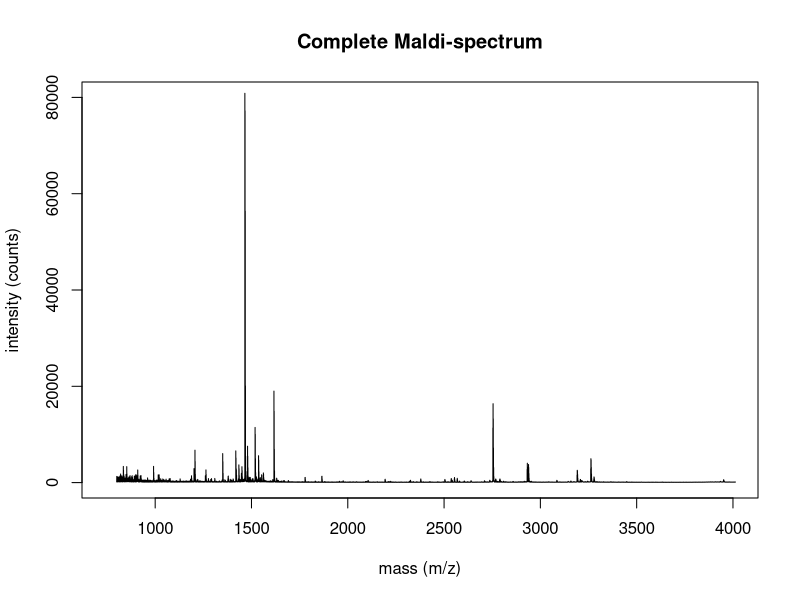
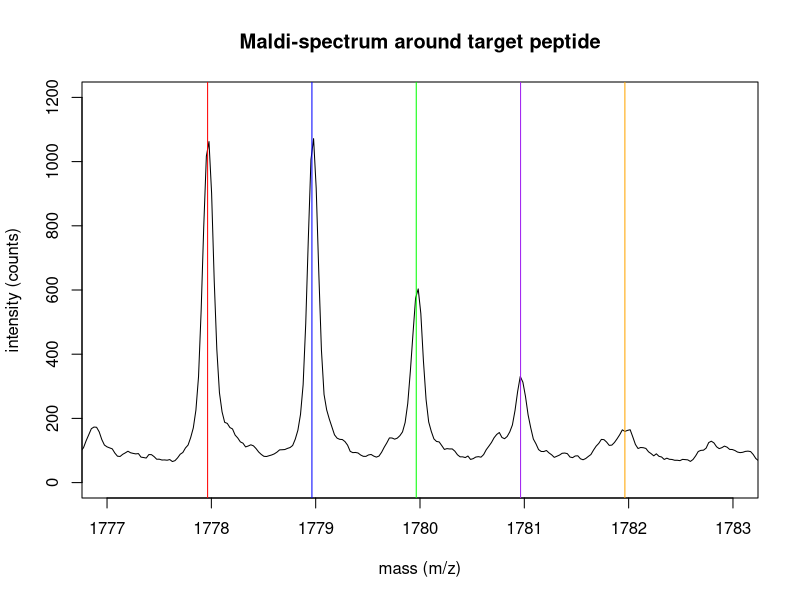
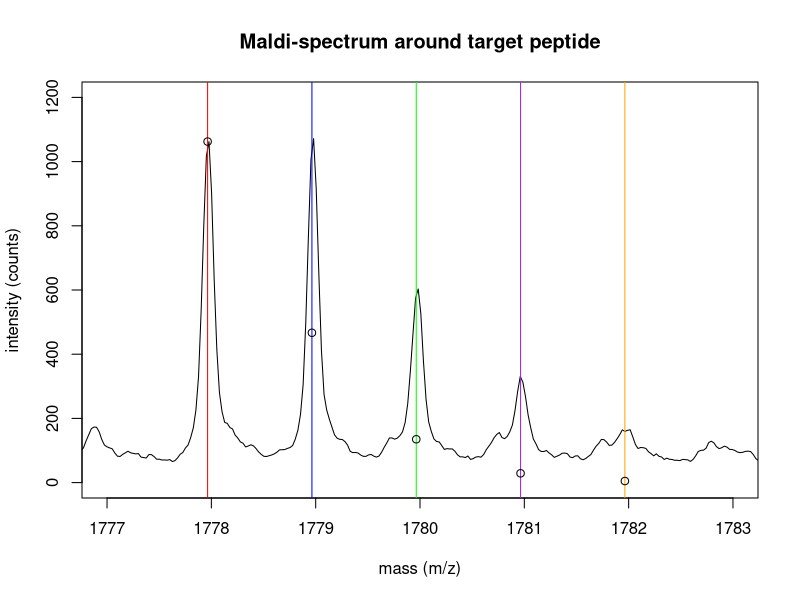

Write R code to recreate these figures, in order.
## ---- chunk 1
knitr::opts_chunk$set(echo = TRUE)
require("knitr")
opts_knit$set(root.dir = 'C:/Users/yunus/Downloads/B4TM/Proteomics/')
## ---- chunk 2
MaldSpec <- read.delim('maldi-spectrum.tsv', header = TRUE) 
plot(MaldSpec, xlim = c(750, 4000), ylim = c(0, 80000), xlab = 'mass (m/z)', ylab = 'intensity (counts)', main = 'Complete Maldi-spectrum', type="l")
## ---- chunk 3
RangeIsotopes <- c(1777.964, 1778.964, 1779.964, 1780.964, 1781.964)
LineColours <- c("red", "blue", "green", "purple", "orange")
plot(MaldSpec, xlim = c(1777, 1783), ylim = c(0, 1200), xlab = 'mass (m/z)', ylab = 'intensity (counts)', main = 'Maldi-spectrum around target peptide', type="l")
abline(v=RangeIsotopes, col=LineColours)
#voeg legend toe
#eerste piek is ongeveer 1062.43
## ---- chunk 4
#carbon-12 has a probability of 98.9
#carbon-13 has a probability of 1.1

C13 <- dbinom(1:5, size=80, prob= 0.011)
ratio_C13 <- C13/C13[1] #ratio van de kansen ten opzichte van de eerste kans, maybe is dit niet de juiste keuze though
intensityC13 <- ratio_C13 * 1062.43 


plot(MaldSpec, xlim = c(1777, 1783), ylim = c(0, 1200), xlab = 'mass (m/z)', ylab = 'intensity (counts)', main = 'Maldi-spectrum around target peptide', type="l")
abline(v=RangeIsotopes, col=LineColours)
points(RangeIsotopes, intensityC13, type = "p")

